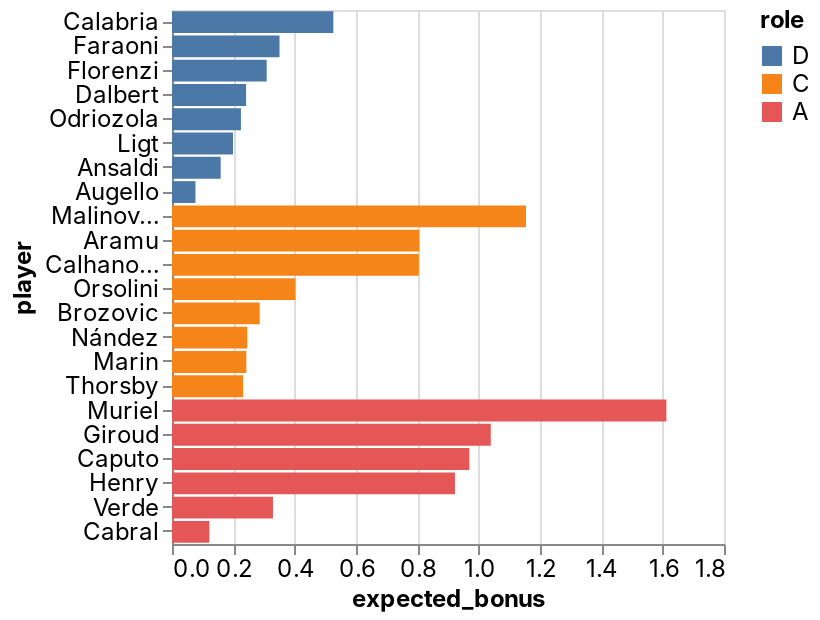

This figure's notebook cell:
### Code cell
_deepnote_run_altair(team, """{"$schema":"https://vega.github.io/schema/vega-lite/v4.json","mark":{"type":"bar","tooltip":{"content":"data"}},"height":220,"autosize":{"type":"fit"},"data":{"name":"placeholder"},"encoding":{"x":{"field":"expected_bonus","type":"quantitative","sort":null,"scale":{"type":"linear","zero":false}},"y":{"field":"player","type":"nominal","sort":null,"scale":{"type":"linear","zero":true}},"color":{"field":"role","type":"nominal","sort":null,"scale":{"type":"linear","zero":false}}}}""")

### Figure 1 — Vega-Lite specification as saved in the notebook (floating-point values rounded to 4 significant figures)
{"config": {"view": {"continuousWidth": 400, "continuousHeight": 300}, "area": {"fill": "#51C0E9"}, "axis": {"labelFont": "Inter, sans-serif", "labelFontSize": 12, "labelFontWeight": "normal", "labelLimit": 60, "labelOverlap": "greedy", "titleFont": "Inter, sans-serif", "titleFontSize": 12, "titleFontWeight": "bold"}, "background": "#ffffff", "legend": {"labelFont": "Inter, sans-serif", "labelFontSize": 12, "titleFont": "Inter, sans-serif", "titleFontSize": 12, "titleFontWeight": "bold"}, "line": {"stroke": "#51C0E9", "strokeWidth": 2}, "rect": {"fill": "#51C0E9"}, "title": {"anchor": "start", "color": "#000000", "font": "Inter, sans-serif", "fontSize": 22, "fontWeight": "normal"}}, "data": {"name": "data-a8d938f228e0c5d083fa4f08beb7b187"}, "mark": {"type": "bar", "tooltip": {"content": "data"}}, "autosize": {"type": "fit"}, "encoding": {"color": {"type": "nominal", "field": "role", "scale": {"type": "linear", "zero": false}, "sort": null}, "x": {"type": "quantitative", "field": "expected_bonus", "scale": {"type": "linear", "zero": false}, "sort": null}, "y": {"type": "nominal", "field": "player", "scale": {"type": "linear", "zero": true}, "sort": null}}, "height": 300, "width": "container", "$schema": "https://vega.github.io/schema/vega-lite/v4.json", "datasets": {"data-a8d938f228e0c5d083fa4f08beb7b187": [{"fanta_team": "AC Picchia", "role": "D", "player": "Calabria", "team": "AC Milan", "opponent": "Lazio", "date": "2022-04-24T00:00:00", "expected_bonus": 0.5262}, {"fanta_team": "AC Picchia", "role": "D", "player": "Faraoni", "team": "Verona", "opponent": "Sampdoria", "date": "2022-04-24T00:00:00", "expected_bonus": 0.3506}, {"fanta_team": "AC Picchia", "role": "D", "player": "Florenzi", "team": "AC Milan", "opponent": "Lazio", "date": "2022-04-24T00:00:00", "expected_bonus": 0.3087}, {"fanta_team": "AC Picchia", "role": "D", "player": "Dalbert", "team": "Cagliari", "opponent": "Genoa", "date": "2022-04-24T00:00:00", "expected_bonus": 0.2416}, {"fanta_team": "AC Picchia", "role": "D", "player": "Odriozola", "team": "Fiorentina", "opponent": "Salernitana", "date": "2022-04-24T00:00:00", "expected_bonus": 0.2248}, {"fanta_team": "AC Picchia", "role": "D", "player": "Ligt", "team": "Juventus", "opponent": "Sassuolo", "date": "2022-04-24T00:00:00", "expected_bonus": 0.1989}, {"fanta_team": "AC Picchia", "role": "D", "player": "Ansaldi", "team": "Torino", "opponent": "Spezia", "date": "2022-04-24T00:00:00", "expected_bonus": 0.1587}, {"fanta_team": "AC Picchia", "role": "D", "player": "Augello", "team": "Sampdoria", "opponent": "Verona", "date": "2022-04-24T00:00:00", "expected_bonus": 0.07642}, {"fanta_team": "AC Picchia", "role": "C", "player": "Malinovskiy", "team": "Atalanta", "opponent": "Venezia", "date": "2022-04-24T00:00:00", "expected_bonus": 1.154}, {"fanta_team": "AC Picchia", "role": "C", "player": "Aramu", "team": "Venezia", "opponent": "Atalanta", "date": "2022-04-24T00:00:00", "expected_bonus": 0.8064}, {"fanta_team": "AC Picchia", "role": "C", "player": "Calhanoglu", "team": "Inter", "opponent": "Roma", "date": "2022-04-24T00:00:00", "expected_bonus": 0.8049}, {"fanta_team": "AC Picchia", "role": "C", "player": "Orsolini", "team": "Bologna", "opponent": "Udinese", "date": "2022-04-24T00:00:00", "expected_bonus": 0.4028}, {"fanta_team": "AC Picchia", "role": "C", "player": "Brozovic", "team": "Inter", "opponent": "Roma", "date": "2022-04-24T00:00:00", "expected_bonus": 0.286}, {"fanta_team": "AC Picchia", "role": "C", "player": "Nández", "team": "Cagliari", "opponent": "Genoa", "date": "2022-04-24T00:00:00", "expected_bonus": 0.2455}, {"fanta_team": "AC Picchia", "role": "C", "player": "Marin", "team": "Cagliari", "opponent": "Genoa", "date": "2022-04-24T00:00:00", "expected_bonus": 0.2424}, {"fanta_team": "AC Picchia", "role": "C", "player": "Thorsby", "team": "Sampdoria", "opponent": "Verona", "date": "2022-04-24T00:00:00", "expected_bonus": 0.2319}, {"fanta_team": "AC Picchia", "role": "A", "player": "Muriel", "team": "Atalanta", "opponent": "Venezia", "date": "2022-04-24T00:00:00", "expected_bonus": 1.612}, {"fanta_team": "AC Picchia", "role": "A", "player": "Giroud", "team": "AC Milan", "opponent": "Lazio", "date": "2022-04-24T00:00:00", "expected_bonus": 1.039}, {"fanta_team": "AC Picchia", "role": "A", "player": "Caputo", "team": "Sampdoria", "opponent": "Verona", "date": "2022-04-24T00:00:00", "expected_bonus": 0.9697}, {"fanta_team": "AC Picchia", "role": "A", "player": "Henry", "team": "Venezia", "opponent": "Atalanta", "date": "2022-04-24T00:00:00", "expected_bonus": 0.9227}, {"fanta_team": "AC Picchia", "role": "A", "player": "Verde", "team": "Spezia", "opponent": "Torino", "date": "2022-04-24T00:00:00", "expected_bonus": 0.3292}, {"fanta_team": "AC Picchia", "role": "A", "player": "Cabral", "team": "Fiorentina", "opponent": "Salernitana", "date": "2022-04-24T00:00:00", "expected_bonus": 0.1218}]}}
